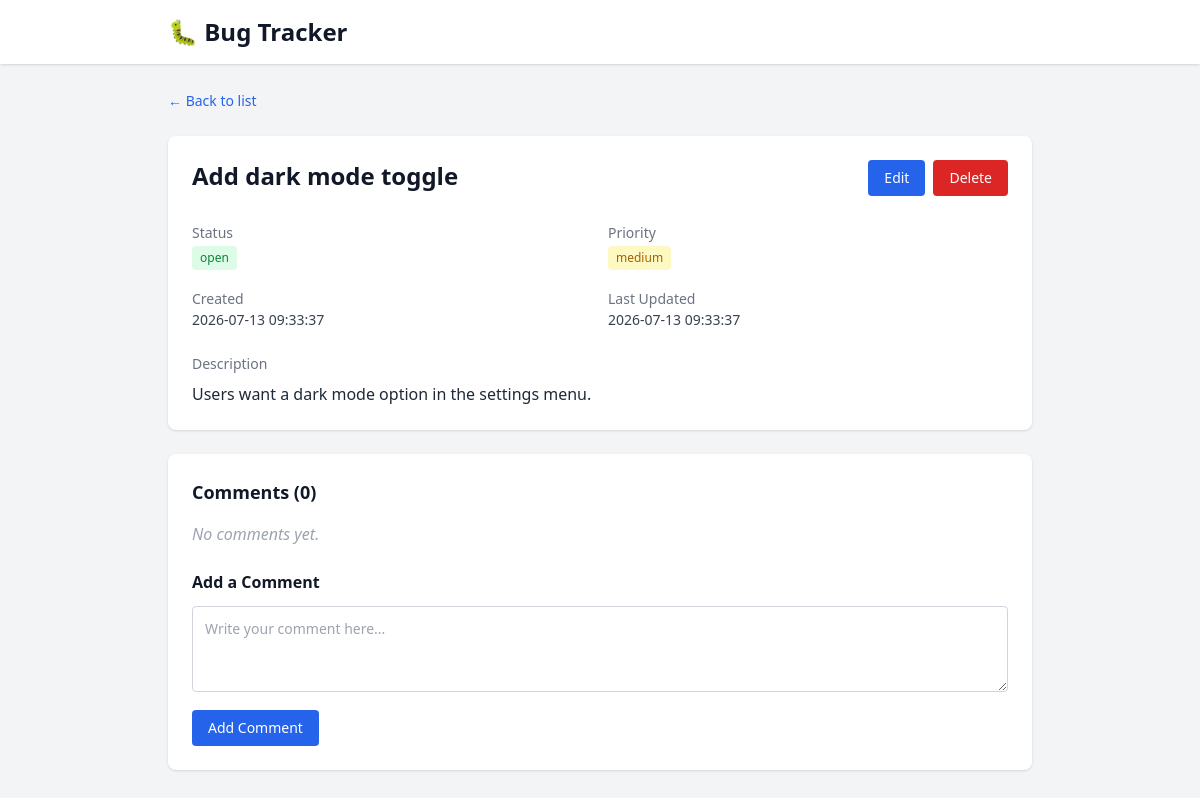
/bug/2, run on the app's committed database.
### tables this page shows
CREATE TABLE bugs (
            id          INTEGER PRIMARY KEY AUTOINCREMENT,
            title       TEXT NOT NULL,
            description TEXT,
            status      TEXT DEFAULT 'open',
            priority    TEXT DEFAULT 'medium',
            created_at  TIMESTAMP DEFAULT CURRENT_TIMESTAMP,
            updated_at  TIMESTAMP DEFAULT CURRENT_TIMESTAMP
        );

### bugtracker/app.py (the view)
@app.route("/bug/<int:bug_id>")
def bug_detail(bug_id):
    bug = get_bug(bug_id)
    if bug is None:
        flash("Bug not found.", "error")
        return redirect(url_for("index"))
    comments = get_comments_for_bug(bug_id)
    return render_template("bug_detail.html", bug=bug, comments=comments)

### bugtracker/db.py (called while the page is built)
def get_connection():
    conn = sqlite3.connect(DB_NAME)
    conn.row_factory = sqlite3.Row
    return conn

def get_bug(bug_id):
    conn = get_connection()
    bug = conn.execute(
        "SELECT * FROM bugs WHERE id = ?", (bug_id,)
    ).fetchone()
    conn.close()
    return bug

def get_comments_for_bug(bug_id):
    conn = get_connection()
    comments = conn.execute(
        "SELECT * FROM comments WHERE bug_id = ? ORDER BY created_at ASC",
        (bug_id,),
    ).fetchall()
    conn.close()
    return comments

### bugtracker/templates/bug_detail.html
{% extends "base.html" %}
{% block content %}
    <div class="mb-6">
        <a href="/" class="text-blue-600 hover:underline text-sm">&larr; Back to list</a>
    </div>
    <div class="bg-white rounded-lg shadow p-6">
        <div class="flex justify-between items-start mb-6">
            <h2 class="text-2xl font-bold">{{ bug.title }}</h2>
            <div class="flex gap-2">
                <a href="/bug/{{ bug.id }}/edit" class="bg-blue-600 text-white px-4 py-2 rounded hover:bg-blue-700 transition text-sm">
                    Edit
                </a>
                <form action="/bug/{{ bug.id }}/delete" method="POST" onsubmit="return confirm('Are you sure you want to delete this bug?')">
                    <button type="submit" class="bg-red-600 text-white px-4 py-2 rounded hover:bg-red-700 transition text-sm">
                        Delete
                    </button>
                </form>
            </div>
        </div>
        <div class="grid grid-cols-2 gap-4 mb-6">
            <div>
                <span class="text-sm font-medium text-gray-500">Status</span>
                <p>
                    <span class="inline-block px-2 py-1 text-xs font-medium rounded
                        {% if bug.status == 'open' %}bg-green-100 text-green-700
                        {% elif bug.status == 'in-progress' %}bg-yellow-100 text-yellow-700
                        {% else %}bg-gray-100 text-gray-700{% endif %}">
                        {{ bug.status }}
                    </span>
                </p>
            </div>
            <div>
                <span class="text-sm font-medium text-gray-500">Priority</span>
                <p>
                    <span class="inline-block px-2 py-1 text-xs font-medium rounded
                        {% if bug.priority == 'high' %}bg-red-100 text-red-700
                        {% elif bug.priority == 'medium' %}bg-yellow-100 text-yellow-700
                        {% else %}bg-blue-100 text-blue-700{% endif %}">
                        {{ bug.priority }}
                    </span>
                </p>
            </div>
            <div>
                <span class="text-sm font-medium text-gray-500">Created</span>
                <p class="text-sm text-gray-700">{{ bug.created_at }}</p>
            </div>
            <div>
                <span class="text-sm font-medium text-gray-500">Last Updated</span>
                <p class="text-sm text-gray-700">{{ bug.updated_at }}</p>
            </div>
        </div>
        <div>
            <h3 class="text-sm font-medium text-gray-500 mb-2">Description</h3>
            {% if bug.description %}
                <p class="text-gray-800 whitespace-pre-wrap">{{ bug.description }}</p>
            {% else %}
                <p class="text-gray-400 italic">No description provided.</p>
            {% endif %}
        </div>
    </div>
    <div class="bg-white rounded-lg shadow p-6 mt-6">
        <h3 class="text-lg font-bold mb-4">Comments ({{ comments|length }})</h3>
        {% if comments %}
            <div class="space-y-4 mb-6">
                {% for comment in comments %}
                    <div class="border rounded-lg p-4">
                        <div class="flex justify-between items-center mb-2">
                            <span class="text-sm font-medium text-gray-700">{{ comment.author }}</span>
                            <span class="text-xs text-gray-400">{{ comment.created_at }}</span>
                        </div>
                        <p class="text-gray-800 whitespace-pre-wrap">{{ comment.body }}</p>
                    </div>
                {% endfor %}
            </div>
        {% else %}
            <p class="text-gray-400 italic mb-6">No comments yet.</p>
        {% endif %}
        <h4 class="text-md font-semibold mb-3">Add a Comment</h4>
        <form action="/bug/{{ bug.id }}/comment" method="POST">
            <textarea name="body" rows="3" class="w-full border border-gray-300 rounded p-3 text-sm focus:outline-none focus:ring-2 focus:ring-blue-500 focus:border-transparent" placeholder="Write your comment here..." required></textarea>
            <button type="submit" class="mt-3 bg-blue-600 text-white px-4 py-2 rounded hover:bg-blue-700 transition text-sm">
                Add Comment
            </button>
        </form>
    </div>
{% endblock %}

### data on the page
bugs: title "Add dark mode toggle", status "open", priority "medium", created_at "2026-07-13 09:33:37", updated_at "2026-07-13 09:33:37", description "Users want a dark mode option in the settings menu."

### other printed values
{{ comments|length }} "0"
